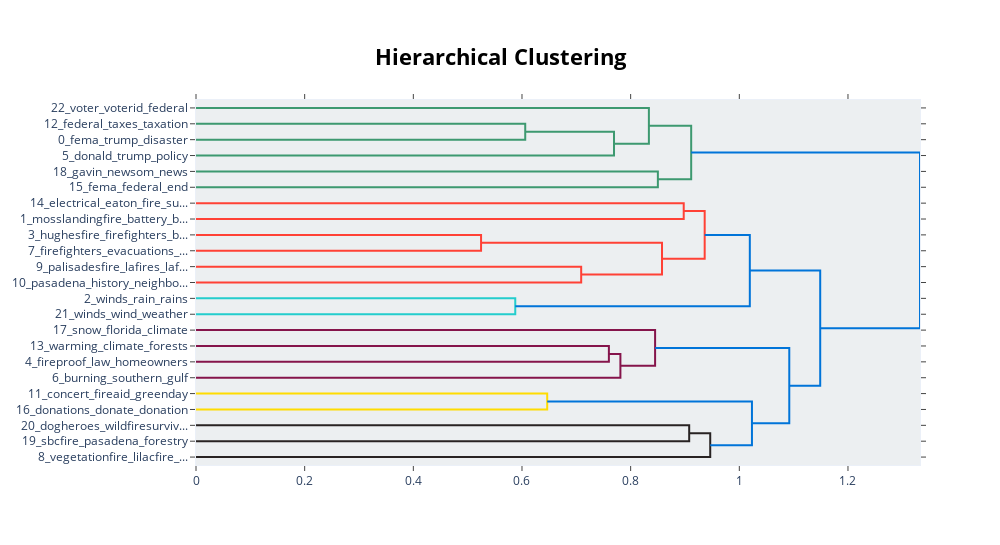

This figure's notebook cell:
### Markdown cell above
BERTopic also allows us to plot the hierarchy of topics. We can see there are around 6 basic clusters of topics marked by color.

### Code cell
model.visualize_hierarchy()

### Figure 1 — Plotly figure (JSON) as saved in the notebook; plotly's stock layout.template omitted (floating-point values rounded to 4 significant figures)
{"data": [{"hoverinfo": "text", "marker": {"color": "rgb(61,153,112)"}, "mode": "lines", "type": "scatter", "x": [0, 0.606, 0.606, 0], "xaxis": "x", "y": [-15, -15, -25, -25], "yaxis": "y"}, {"hoverinfo": "text", "marker": {"color": "rgb(61,153,112)"}, "mode": "lines", "type": "scatter", "x": [0.606, 0.7694, 0.7694, 0], "xaxis": "x", "y": [-20, -20, -35, -35], "yaxis": "y"}, {"hoverinfo": "text", "marker": {"color": "rgb(61,153,112)"}, "mode": "lines", "type": "scatter", "x": [0, 0.8336, 0.8336, 0.7694], "xaxis": "x", "y": [-5, -5, -27.5, -27.5], "yaxis": "y"}, {"hoverinfo": "text", "marker": {"color": "rgb(61,153,112)"}, "mode": "lines", "type": "scatter", "x": [0, 0.8501, 0.8501, 0], "xaxis": "x", "y": [-45, -45, -55, -55], "yaxis": "y"}, {"hoverinfo": "text", "marker": {"color": "rgb(61,153,112)"}, "mode": "lines", "type": "scatter", "x": [0.8336, 0.9114, 0.9114, 0.8501], "xaxis": "x", "y": [-16.25, -16.25, -50, -50], "yaxis": "y"}, {"hoverinfo": "text", "marker": {"color": "rgb(255,65,54)"}, "mode": "lines", "type": "scatter", "x": [0, 0.8977, 0.8977, 0], "xaxis": "x", "y": [-65, -65, -75, -75], "yaxis": "y"}, {"hoverinfo": "text", "marker": {"color": "rgb(255,65,54)"}, "mode": "lines", "type": "scatter", "x": [0, 0.5247, 0.5247, 0], "xaxis": "x", "y": [-85, -85, -95, -95], "yaxis": "y"}, {"hoverinfo": "text", "marker": {"color": "rgb(255,65,54)"}, "mode": "lines", "type": "scatter", "x": [0, 0.7089, 0.7089, 0], "xaxis": "x", "y": [-105, -105, -115, -115], "yaxis": "y"}, {"hoverinfo": "text", "marker": {"color": "rgb(255,65,54)"}, "mode": "lines", "type": "scatter", "x": [0.5247, 0.8577, 0.8577, 0.7089], "xaxis": "x", "y": [-90, -90, -110, -110], "yaxis": "y"}, {"hoverinfo": "text", "marker": {"color": "rgb(255,65,54)"}, "mode": "lines", "type": "scatter", "x": [0.8977, 0.9362, 0.9362, 0.8577], "xaxis": "x", "y": [-70, -70, -100, -100], "yaxis": "y"}, {"hoverinfo": "text", "marker": {"color": "rgb(35,205,205)"}, "mode": "lines", "type": "scatter", "x": [0, 0.5876, 0.5876, 0], "xaxis": "x", "y": [-125, -125, -135, -135], "yaxis": "y"}, {"hoverinfo": "text", "marker": {"color": "rgb(0,116,217)"}, "mode": "lines", "type": "scatter", "x": [0.9362, 1.019, 1.019, 0.5876], "xaxis": "x", "y": [-85, -85, -130, -130], "yaxis": "y"}, {"hoverinfo": "text", "marker": {"color": "rgb(133,20,75)"}, "mode": "lines", "type": "scatter", "x": [0, 0.7599, 0.7599, 0], "xaxis": "x", "y": [-155, -155, -165, -165], "yaxis": "y"}, {"hoverinfo": "text", "marker": {"color": "rgb(133,20,75)"}, "mode": "lines", "type": "scatter", "x": [0.7599, 0.7811, 0.7811, 0], "xaxis": "x", "y": [-160, -160, -175, -175], "yaxis": "y"}, {"hoverinfo": "text", "marker": {"color": "rgb(133,20,75)"}, "mode": "lines", "type": "scatter", "x": [0, 0.845, 0.845, 0.7811], "xaxis": "x", "y": [-145, -145, -167.5, -167.5], "yaxis": "y"}, {"hoverinfo": "text", "marker": {"color": "rgb(255,220,0)"}, "mode": "lines", "type": "scatter", "x": [0, 0.6464, 0.6464, 0], "xaxis": "x", "y": [-185, -185, -195, -195], "yaxis": "y"}, {"hoverinfo": "text", "marker": {"color": "rgb(40,35,35)"}, "mode": "lines", "type": "scatter", "x": [0, 0.9077, 0.9077, 0], "xaxis": "x", "y": [-205, -205, -215, -215], "yaxis": "y"}, {"hoverinfo": "text", "marker": {"color": "rgb(40,35,35)"}, "mode": "lines", "type": "scatter", "x": [0.9077, 0.9465, 0.9465, 0], "xaxis": "x", "y": [-210, -210, -225, -225], "yaxis": "y"}, {"hoverinfo": "text", "marker": {"color": "rgb(0,116,217)"}, "mode": "lines", "type": "scatter", "x": [0.6464, 1.023, 1.023, 0.9465], "xaxis": "x", "y": [-190, -190, -217.5, -217.5], "yaxis": "y"}, {"hoverinfo": "text", "marker": {"color": "rgb(0,116,217)"}, "mode": "lines", "type": "scatter", "x": [0.845, 1.092, 1.092, 1.023], "xaxis": "x", "y": [-156.2, -156.2, -203.8, -203.8], "yaxis": "y"}, {"hoverinfo": "text", "marker": {"color": "rgb(0,116,217)"}, "mode": "lines", "type": "scatter", "x": [1.019, 1.149, 1.149, 1.092], "xaxis": "x", "y": [-107.5, -107.5, -180, -180], "yaxis": "y"}, {"hoverinfo": "text", "marker": {"color": "rgb(0,116,217)"}, "mode": "lines", "type": "scatter", "x": [0.9114, 1.333, 1.333, 1.149], "xaxis": "x", "y": [-33.12, -33.12, -143.8, -143.8], "yaxis": "y"}], "layout": {"autosize": false, "height": 545, "hoverlabel": {"bgcolor": "white", "font": {"family": "Rockwell", "size": 16}}, "hovermode": "closest", "plot_bgcolor": "#ECEFF1", "showlegend": false, "title": {"font": {"color": "Black", "size": 22}, "text": "<b>Hierarchical Clustering</b>", "x": 0.5, "xanchor": "center", "yanchor": "top"}, "width": 1000, "xaxis": {"mirror": "allticks", "rangemode": "tozero", "showgrid": false, "showline": true, "showticklabels": true, "ticks": "outside", "type": "linear", "zeroline": false}, "yaxis": {"mirror": "allticks", "range": [-230, 0], "rangemode": "tozero", "showgrid": false, "showline": true, "showticklabels": true, "tickmode": "array", "ticks": "outside", "ticktext": ["22_voter_voterid_federal", "12_federal_taxes_taxation", "0_fema_trump_disaster", "5_donald_trump_policy", "18_gavin_newsom_news", "15_fema_federal_end", "14_electrical_eaton_fire_su...", "1_mosslandingfire_battery_b...", "3_hughesfire_firefighters_b...", "7_firefighters_evacuations_...", "9_palisadesfire_lafires_laf...", "10_pasadena_history_neighbo...", "2_winds_rain_rains", "21_winds_wind_weather", "17_snow_florida_climate", "13_warming_climate_forests", "4_fireproof_law_homeowners", "6_burning_southern_gulf", "11_concert_fireaid_greenday", "16_donations_donate_donation", "20_dogheroes_wildfiresurviv...", "19_sbcfire_pasadena_forestry", "8_vegetationfire_lilacfire_..."], "tickvals": [-5, -15, -25, -35, -45, -55, -65, -75, -85, -95, -105, -115, -125, -135, -145, -155, -165, -175, -185, -195, -205, -215, -225], "type": "linear", "zeroline": false}}}
